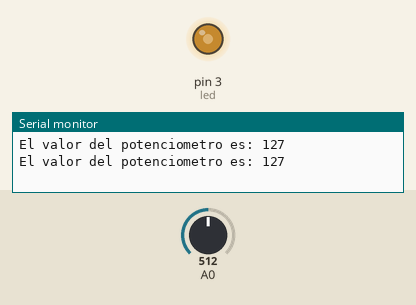
This sketch was run on a simulated Arduino Uno, built with avr-gcc and run on an emulated ATmega328P. Parts: output pins drawn as LEDs (lit = HIGH), the last lines printed to the serial monitor. The inputs (shaded band) are chosen by the test bench; at power-on: A0 = 512.

Above: at 1.8 s.
1.9 s: A0 set to 716
At 3.0 s:
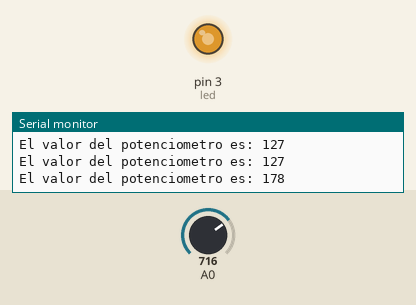
3.5 s: A0 set to 900
At 4.6 s:
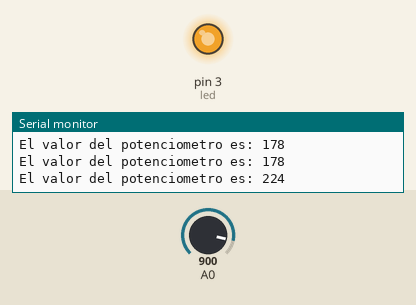
5.5 s: A0 set to 122
At 7.2 s:
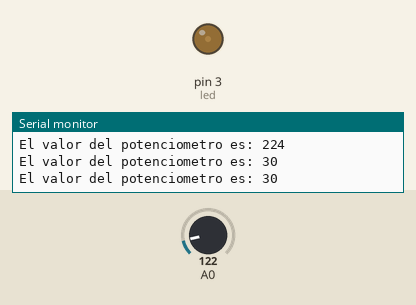
7.5 s: A0 set to 0
At 8.9 s:
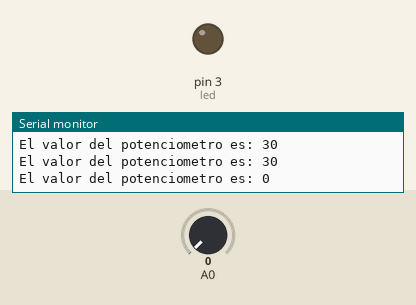
9.5 s: A0 set to 511
At 10.5 s:
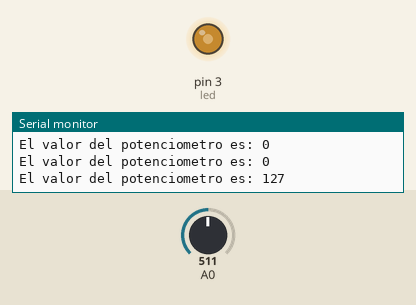
Timing chart, 0 to 12.5 s (numbered marks = the images above; inputs shaded):
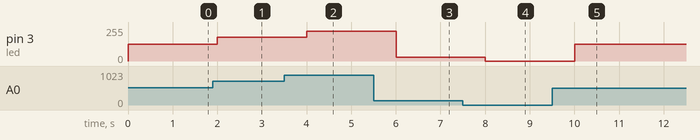

The sketch:

ActPotenciometro.ino
```cpp
//Programa elaborado por Antonio González A01285208

const int led=3;
int Vp=0;
int ValorF=0;

void setup() {
  // put your setup code here, to run once:
  pinMode(led,OUTPUT);
  Serial.begin(9600);
}

void loop() {
  // put your main code here, to run repeatedly:

  Vp=analogRead(A0);
  ValorF=map(Vp,0,1023,0,255);
  analogWrite(led,ValorF);
  Serial.print("El valor del potenciometro es: ");
  Serial.println(ValorF);
  delay(1000);
}
```

Measured:
- after the input at 1.9 s, pin 3 (led): 127/255 → 178/255 after 0.10 s
- after the input at 3.5 s, pin 3 (led): 178/255 → 224/255 after 0.50 s
- after the input at 5.5 s, pin 3 (led): 224/255 → 30/255 after 0.50 s
- after the input at 7.5 s, pin 3 (led): 30/255 → 0/255 after 0.51 s
- after the input at 9.5 s, pin 3 (led): 0/255 → 127/255 after 0.51 s
